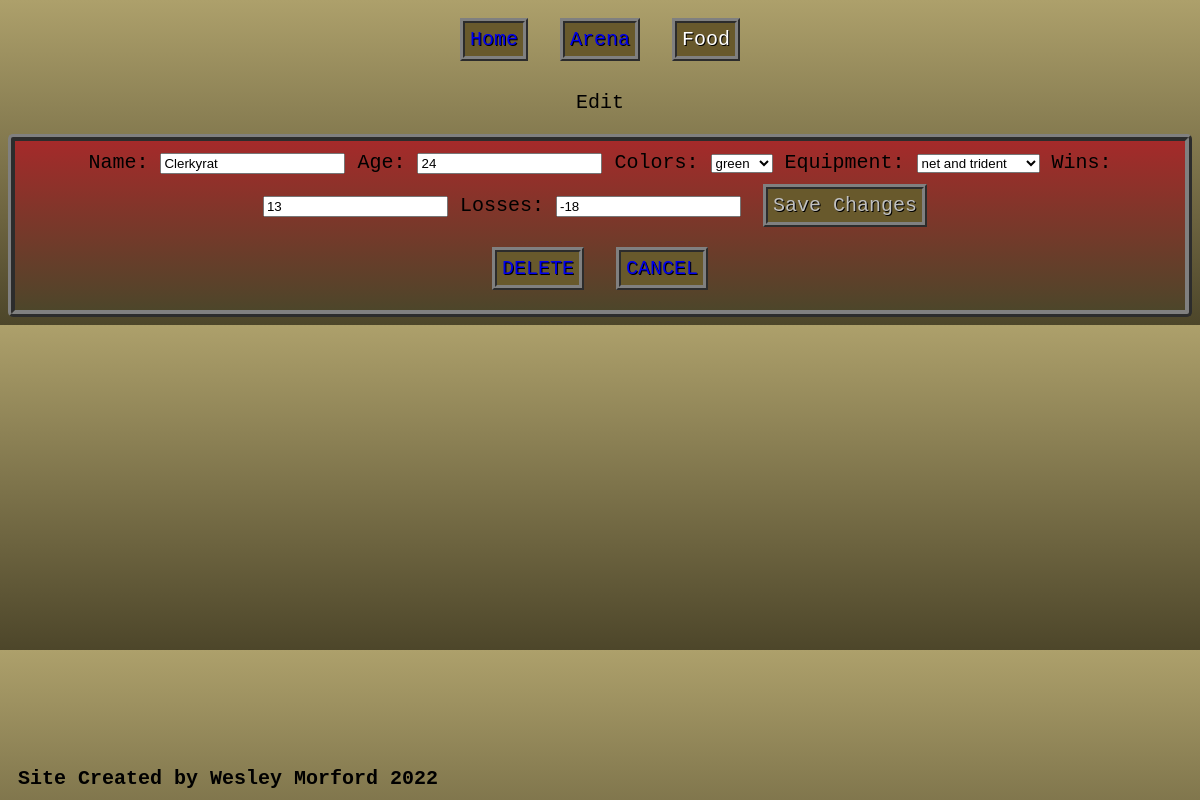
Page /Arena/11/edit/ on the committed database.
### Arena/models.py (models this page shows, shortened)
class Gladiator(models.Model):
    name = models.CharField(max_length=50, default="", null=False)
    age = models.IntegerField(default=20)
    colors = models.CharField(max_length=20, choices=COLORS_CHOICES)
    equipment = models.CharField(max_length=30, choices=EQUIPMENT_CHOICES)
    wins = models.IntegerField(default=0)
    losses = models.IntegerField(default=0)
    Gladiators = models.Manager()

### Arena/views.py (the view)
# urls.py: path('<int:pk>/edit/', views.arena_edit, name='arena_edit'),
def arena_edit(request, pk):
    pk = int(pk)
    fighter = get_object_or_404(Gladiator, pk=pk)
    form = GladiatorForm(data=request.POST or None, instance=fighter)
    if request.method == 'POST':
        if form.is_valid():
            form.save()
            return redirect('arena_home')
    context = {'form': form, "fighter": fighter}
    return render(request, 'Arena/arena_edit.html', context)

### Arena/forms.py
class GladiatorForm(ModelForm):
    class Meta:
        model = Gladiator
        fields = '__all__'

### Arena/templates/Arena/arena_edit.html (shortened to what this page needs)
{% extends "arena_base.html" %}
{% block content %}
	<p>Edit</p>
	<div class="form-container">
		<form method="POST" action="">
			{{ form.as_table }}
			<button type="submit">Save Changes</button>
		</form>
		<button class="btn"><a href="../{{ form.pk }}delete/">DELETE</a></button>
		<button class="btn"><a href="{% url 'arena_home' %}">CANCEL</a></button>
	</div>
{% endblock %}

### Arena/static/CSS/arena.css (style rules this page uses)
body { background-image: linear-gradient(#ADA06B, #4D462A); font-family: monospace, sans-serif; font-weight: 400; font-size: 20px; text-align: center; }
button { font-family: monospace, sans-serif; color: silver; font-size: 20px; border: ridge 5px grey; margin: 10px; padding: 5px; background-color: #68592C; text-decoration: none; text-shadow: 1px 1px black; }
a { text-decoration: none; text-shadow: 1px 1px black; }
.form-container { position: center; display: inline-block; border: ridge 7px grey; border-radius: 5px; background-image: linear-gradient(brown, #4D462A); padding: 10px; }

### rows in the picture
Gladiator: name "Clerkyrat", age "24", colors "green", equipment "net and trident", wins "13", losses "-18"
